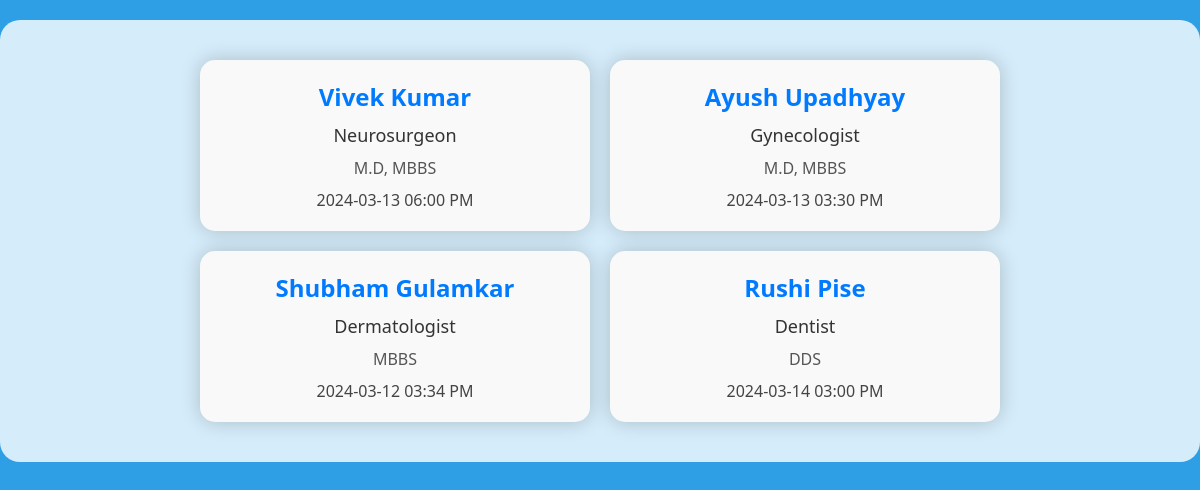
/your-appointments (signed in), run on an earlier commit of the app's database.
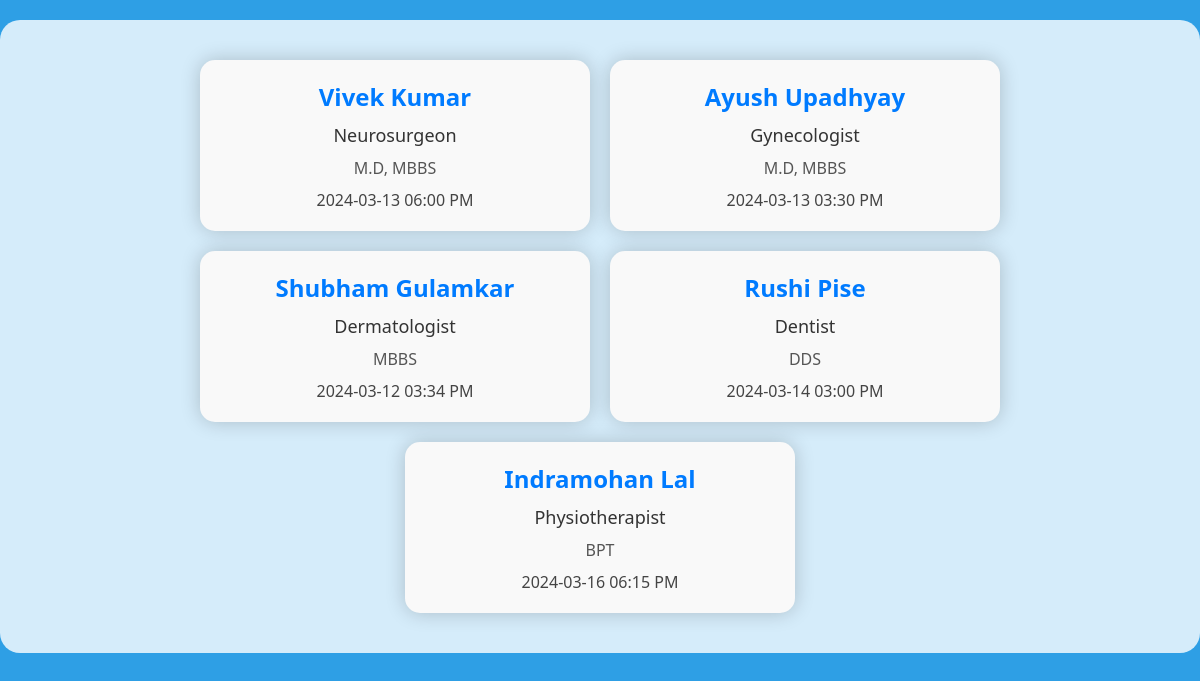
And on a later commit of the database.
### models/appointment.py (models this page shows)
class Appointment(db.Model):
    id = db.Column(db.Integer, primary_key=True, autoincrement=True)
    patientID = db.Column(db.Integer, db.ForeignKey('patient.id'), nullable=False)
    doctorID = db.Column(db.Integer, db.ForeignKey('doctor.id'), nullable=False)
    AppointmentDateTime = db.Column(db.DateTime, nullable=False, default=datetime.utcnow)
    patient = db.relationship('Patient', backref='appointments')
    doctor = db.relationship('Doctor', backref='appointments')

### models/doctor.py (models this page shows, shortened)
class Doctor(db.Model):
    id = db.Column(db.Integer, primary_key=True, autoincrement=True)
    name = db.Column(db.String(255), nullable=False)
    doctor_quali = db.Column(db.String(255), nullable=False)
    specialization = db.Column(db.String(255), nullable=False)
    password_hash = db.Column(db.String(255), nullable=False)

### app.py (the view)
@app.route('/your-appointments')
def your_appointments():
    patient_id = session.get('patient_id')
    if patient_id:
        appointments = db.session.query(Appointment, Doctor).filter(
            Appointment.patientID == patient_id,
            Appointment.doctorID == Doctor.id
        ).all()
        return render_template('my_appointments.html', appointments=appointments)
    else:
        return redirect(url_for('login'))

### templates/my_appointments.html (shortened to what this page needs)
<!DOCTYPE html>
<html lang="en">
  <head>
  </head>
  <body>
    {% if appointments %}
    <div class="card-container">
      {% for appointment, doctor in appointments %}
      <div class="card">
        <div class="doctor-name">{{ doctor.name }}</div>
        <div class="specialization">{{ doctor.specialization }}</div>
        <div class="qualification">{{ doctor.doctor_quali }}</div>
        <div class="appointment-details">
          <div>
            {{ appointment.AppointmentDateTime.strftime('%Y-%m-%d %I:%M %p') }}
          </div>
        </div>
      </div>
      {% endfor %}
    </div>
    {% else %}
    <div class="no-appointments">You have no appointments.</div>
    {% endif %}
  </body>
</html>

### templates/my_appointments.html (style rules this page uses)
body { font-family: "Segoe UI", Tahoma, Geneva, Verdana, sans-serif; margin: 0; padding: 0; background-color: rgba(24, 149, 227, 0.9); background-size: cover; background-position: center; }
.card-container { display: flex; flex-wrap: wrap; gap: 20px; justify-content: center; padding: 40px; margin-top: 20px; background-color: rgba( 255, 255, 255, 0.8 ); border-radius: 20px; }
.card { width: 350px; background-color: #f9f9f9; border-radius: 15px; box-shadow: 0 0 20px rgba(0, 0, 0, 0.2); padding: 20px; text-align: center; transition: transform 0.3s ease; }
.doctor-name { font-size: 24px; font-weight: bold; color: #007bff; margin-bottom: 10px; transition: color 0.3s ease; }
.specialization { font-size: 18px; color: #333; margin-bottom: 10px; transition: color 0.3s ease; }
.qualification { font-size: 16px; color: #555; margin-bottom: 10px; transition: color 0.3s ease; }
.appointment-details { font-size: 16px; color: #444; transition: color 0.3s ease; }

What changed in the data, as far as the page shows it:
added Appointment: name "Indramohan Lal", specialization "Physiotherapist", doctor_quali "BPT", AppointmentDateTime "2024-03-16 06:15 PM"
